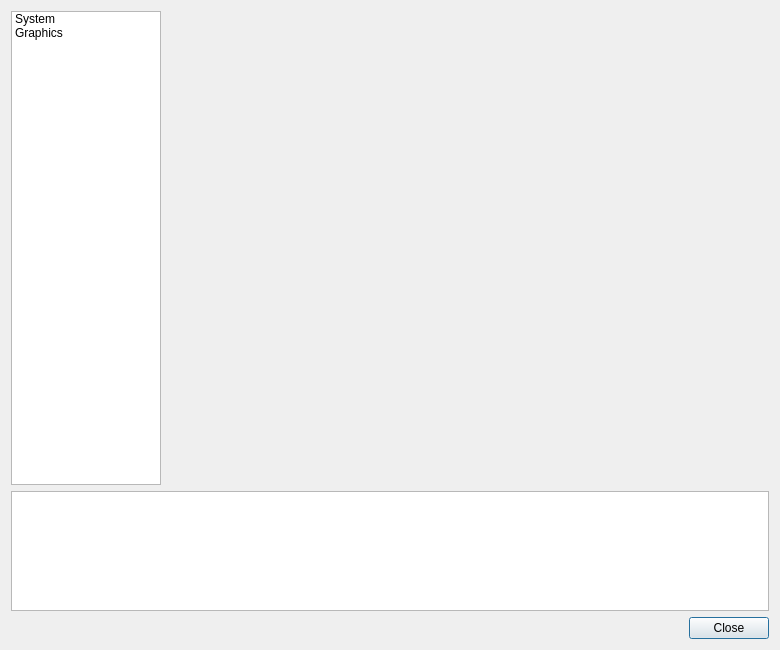
<?xml version="1.0" encoding="UTF-8"?>
<ui version="4.0">
 <class>DebugSettingsDialog</class>
 <widget class="QDialog" name="DebugSettingsDialog">
  <property name="windowModality">
   <enum>Qt::WindowModal</enum>
  </property>
  <property name="geometry">
   <rect>
    <x>0</x>
    <y>0</y>
    <width>780</width>
    <height>650</height>
   </rect>
  </property>
  <property name="sizePolicy">
   <sizepolicy hsizetype="Expanding" vsizetype="Expanding">
    <horstretch>0</horstretch>
    <verstretch>0</verstretch>
   </sizepolicy>
  </property>
  <property name="windowTitle">
   <string>PCSX2 Debug Settings</string>
  </property>
  <layout class="QGridLayout" name="gridLayout" columnstretch="0,1">
   <item row="0" column="0">
    <widget class="QListWidget" name="settingsCategory">
     <property name="sizePolicy">
      <sizepolicy hsizetype="Expanding" vsizetype="Expanding">
       <horstretch>0</horstretch>
       <verstretch>0</verstretch>
      </sizepolicy>
     </property>
     <property name="minimumSize">
      <size>
       <width>150</width>
       <height>0</height>
      </size>
     </property>
     <property name="maximumSize">
      <size>
       <width>150</width>
       <height>16777215</height>
      </size>
     </property>
     <property name="iconSize">
      <size>
       <width>32</width>
       <height>32</height>
      </size>
     </property>
     <item>
      <property name="text">
       <string>System</string>
      </property>
      <property name="icon">
       <iconset theme="ConsoleSettings">
        <normaloff>.</normaloff>.</iconset>
      </property>
     </item>
     <item>
      <property name="text">
       <string>Graphics</string>
      </property>
      <property name="icon">
       <iconset theme="EnhancementSettings">
        <normaloff>.</normaloff>.</iconset>
      </property>
     </item>
    </widget>
   </item>
   <item row="0" column="1">
    <widget class="QStackedWidget" name="settingsContainer">
     <property name="minimumSize">
      <size>
       <width>500</width>
       <height>0</height>
      </size>
     </property>
     <property name="currentIndex">
      <number>0</number>
     </property>
     <widget class="QWidget" name="page"/>
     <widget class="QWidget" name="page_2"/>
    </widget>
   </item>
   <item row="1" column="0" colspan="2">
    <widget class="QTextEdit" name="helpText">
     <property name="minimumSize">
      <size>
       <width>0</width>
       <height>120</height>
      </size>
     </property>
     <property name="maximumSize">
      <size>
       <width>16777215</width>
       <height>120</height>
      </size>
     </property>
     <property name="readOnly">
      <bool>true</bool>
     </property>
    </widget>
   </item>
   <item row="2" column="0" colspan="2">
    <layout class="QHBoxLayout" name="horizontalLayout_2">
     <item>
      <spacer name="horizontalSpacer">
       <property name="orientation">
        <enum>Qt::Horizontal</enum>
       </property>
       <property name="sizeHint" stdset="0">
        <size>
         <width>40</width>
         <height>20</height>
        </size>
       </property>
      </spacer>
     </item>
     <item>
      <widget class="QPushButton" name="closeButton">
       <property name="text">
        <string>Close</string>
       </property>
       <property name="default">
        <bool>true</bool>
       </property>
      </widget>
     </item>
    </layout>
   </item>
  </layout>
 </widget>
 <resources>
  <include location="../resources/resources.qrc"/>
 </resources>
 <connections/>
</ui>
